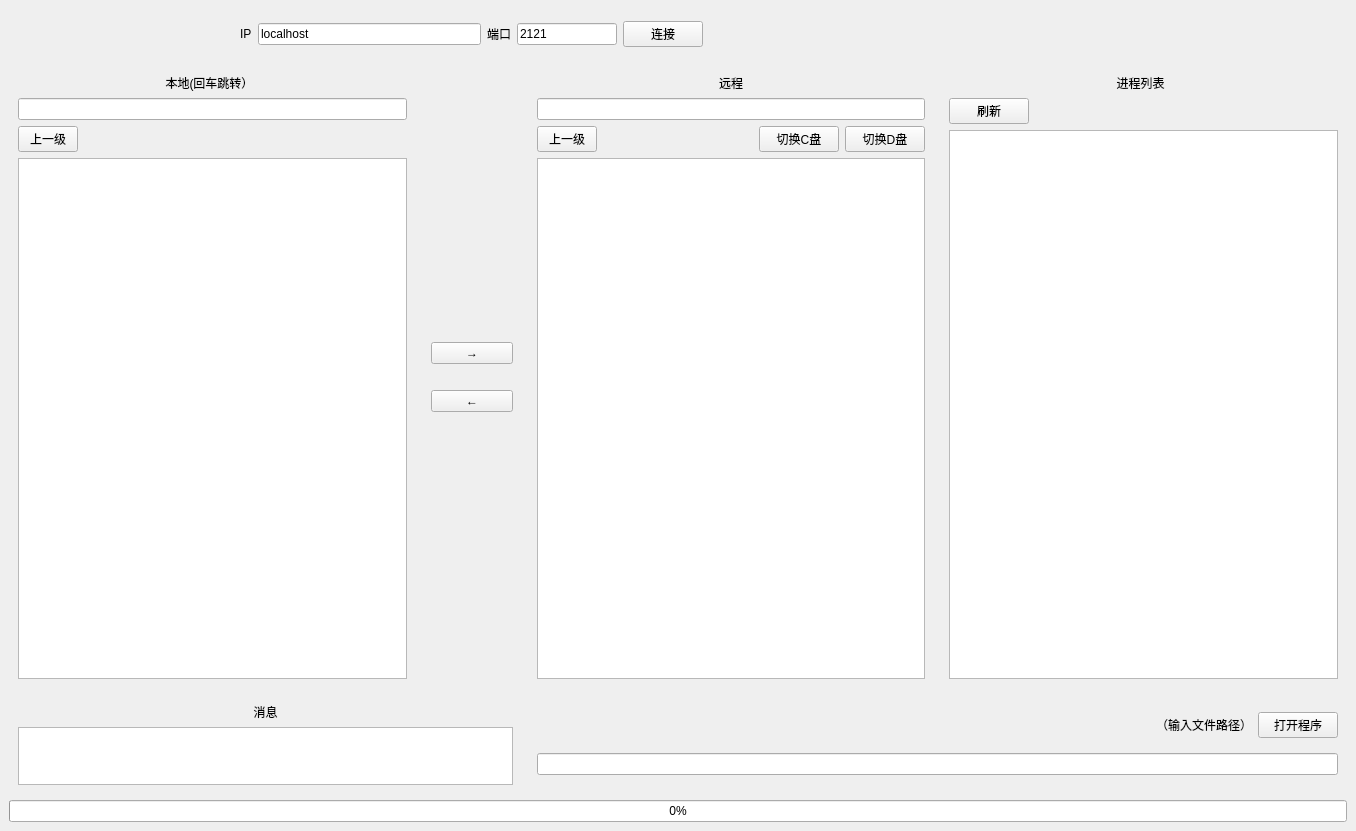
<?xml version="1.0" encoding="UTF-8"?>
<ui version="4.0">
 <class>MainWindow</class>
 <widget class="QMainWindow" name="MainWindow">
  <property name="geometry">
   <rect>
    <x>0</x>
    <y>0</y>
    <width>1356</width>
    <height>831</height>
   </rect>
  </property>
  <property name="windowTitle">
   <string>远程文件传输</string>
  </property>
  <property name="styleSheet">
   <string notr="true"/>
  </property>
  <widget class="QWidget" name="centralwidget">
   <layout class="QGridLayout" name="gridLayout">
    <item row="1" column="3">
     <widget class="QWidget" name="widget_6" native="true">
      <property name="minimumSize">
       <size>
        <width>200</width>
        <height>0</height>
       </size>
      </property>
      <layout class="QGridLayout" name="gridLayout_5">
       <item row="1" column="0">
        <widget class="QPushButton" name="button_refrush">
         <property name="text">
          <string>刷新</string>
         </property>
        </widget>
       </item>
       <item row="2" column="0" colspan="3">
        <widget class="QTableView" name="tableView_process"/>
       </item>
       <item row="1" column="1">
        <spacer name="horizontalSpacer_3">
         <property name="orientation">
          <enum>Qt::Horizontal</enum>
         </property>
         <property name="sizeHint" stdset="0">
          <size>
           <width>40</width>
           <height>20</height>
          </size>
         </property>
        </spacer>
       </item>
       <item row="0" column="0" colspan="2">
        <widget class="QLabel" name="label_5">
         <property name="maximumSize">
          <size>
           <width>16777215</width>
           <height>16777215</height>
          </size>
         </property>
         <property name="text">
          <string>进程列表</string>
         </property>
         <property name="alignment">
          <set>Qt::AlignCenter</set>
         </property>
        </widget>
       </item>
      </layout>
     </widget>
    </item>
    <item row="1" column="0">
     <widget class="QWidget" name="widget_2" native="true">
      <layout class="QGridLayout" name="gridLayout_3">
       <item row="3" column="0" colspan="3">
        <widget class="QListView" name="listView_local"/>
       </item>
       <item row="2" column="0">
        <widget class="QPushButton" name="button_local_up">
         <property name="maximumSize">
          <size>
           <width>60</width>
           <height>16777215</height>
          </size>
         </property>
         <property name="styleSheet">
          <string notr="true"/>
         </property>
         <property name="text">
          <string>上一级</string>
         </property>
        </widget>
       </item>
       <item row="1" column="0" colspan="3">
        <widget class="QLineEdit" name="local_dir"/>
       </item>
       <item row="2" column="1">
        <spacer name="horizontalSpacer">
         <property name="orientation">
          <enum>Qt::Horizontal</enum>
         </property>
         <property name="sizeHint" stdset="0">
          <size>
           <width>40</width>
           <height>20</height>
          </size>
         </property>
        </spacer>
       </item>
       <item row="0" column="0" colspan="2">
        <widget class="QLabel" name="label">
         <property name="text">
          <string>本地(回车跳转）</string>
         </property>
         <property name="alignment">
          <set>Qt::AlignCenter</set>
         </property>
        </widget>
       </item>
      </layout>
     </widget>
    </item>
    <item row="1" column="1">
     <widget class="QWidget" name="widget_3" native="true">
      <property name="minimumSize">
       <size>
        <width>100</width>
        <height>0</height>
       </size>
      </property>
      <property name="maximumSize">
       <size>
        <width>100</width>
        <height>16777215</height>
       </size>
      </property>
      <layout class="QVBoxLayout" name="verticalLayout">
       <item>
        <spacer name="verticalSpacer_2">
         <property name="orientation">
          <enum>Qt::Vertical</enum>
         </property>
         <property name="sizeHint" stdset="0">
          <size>
           <width>20</width>
           <height>40</height>
          </size>
         </property>
        </spacer>
       </item>
       <item>
        <widget class="QPushButton" name="button_right">
         <property name="text">
          <string>→</string>
         </property>
        </widget>
       </item>
       <item>
        <spacer name="verticalSpacer">
         <property name="orientation">
          <enum>Qt::Vertical</enum>
         </property>
         <property name="sizeType">
          <enum>QSizePolicy::Fixed</enum>
         </property>
         <property name="sizeHint" stdset="0">
          <size>
           <width>20</width>
           <height>20</height>
          </size>
         </property>
        </spacer>
       </item>
       <item>
        <widget class="QPushButton" name="button_left">
         <property name="text">
          <string>←</string>
         </property>
        </widget>
       </item>
       <item>
        <spacer name="verticalSpacer_3">
         <property name="orientation">
          <enum>Qt::Vertical</enum>
         </property>
         <property name="sizeHint" stdset="0">
          <size>
           <width>20</width>
           <height>40</height>
          </size>
         </property>
        </spacer>
       </item>
      </layout>
     </widget>
    </item>
    <item row="1" column="2">
     <widget class="QWidget" name="widget_4" native="true">
      <layout class="QGridLayout" name="gridLayout_2">
       <item row="3" column="0" colspan="4">
        <widget class="QListView" name="listView_server"/>
       </item>
       <item row="1" column="0" colspan="4">
        <widget class="QLineEdit" name="server_dir">
         <property name="readOnly">
          <bool>true</bool>
         </property>
        </widget>
       </item>
       <item row="2" column="2">
        <widget class="QPushButton" name="button_changeC">
         <property name="text">
          <string>切换C盘</string>
         </property>
        </widget>
       </item>
       <item row="2" column="0">
        <widget class="QPushButton" name="button_server_up">
         <property name="maximumSize">
          <size>
           <width>60</width>
           <height>16777215</height>
          </size>
         </property>
         <property name="text">
          <string>上一级</string>
         </property>
        </widget>
       </item>
       <item row="2" column="3">
        <widget class="QPushButton" name="button_changeD">
         <property name="text">
          <string>切换D盘</string>
         </property>
        </widget>
       </item>
       <item row="2" column="1">
        <spacer name="horizontalSpacer_2">
         <property name="orientation">
          <enum>Qt::Horizontal</enum>
         </property>
         <property name="sizeHint" stdset="0">
          <size>
           <width>40</width>
           <height>20</height>
          </size>
         </property>
        </spacer>
       </item>
       <item row="0" column="0" colspan="4">
        <widget class="QLabel" name="label_2">
         <property name="text">
          <string>远程</string>
         </property>
         <property name="textFormat">
          <enum>Qt::AutoText</enum>
         </property>
         <property name="alignment">
          <set>Qt::AlignCenter</set>
         </property>
        </widget>
       </item>
      </layout>
     </widget>
    </item>
    <item row="0" column="0" colspan="3">
     <widget class="QWidget" name="widget" native="true">
      <property name="minimumSize">
       <size>
        <width>0</width>
        <height>50</height>
       </size>
      </property>
      <property name="maximumSize">
       <size>
        <width>16777215</width>
        <height>50</height>
       </size>
      </property>
      <layout class="QHBoxLayout" name="horizontalLayout">
       <item>
        <spacer name="horizontalSpacer_7">
         <property name="orientation">
          <enum>Qt::Horizontal</enum>
         </property>
         <property name="sizeHint" stdset="0">
          <size>
           <width>40</width>
           <height>20</height>
          </size>
         </property>
        </spacer>
       </item>
       <item>
        <widget class="QLabel" name="label_3">
         <property name="text">
          <string>IP</string>
         </property>
        </widget>
       </item>
       <item>
        <widget class="QLineEdit" name="lineEdit_address">
         <property name="minimumSize">
          <size>
           <width>200</width>
           <height>0</height>
          </size>
         </property>
         <property name="text">
          <string>localhost</string>
         </property>
        </widget>
       </item>
       <item>
        <widget class="QLabel" name="label_4">
         <property name="text">
          <string>端口</string>
         </property>
        </widget>
       </item>
       <item>
        <widget class="QLineEdit" name="lineEdit_port">
         <property name="maximumSize">
          <size>
           <width>100</width>
           <height>16777215</height>
          </size>
         </property>
         <property name="text">
          <string>2121</string>
         </property>
        </widget>
       </item>
       <item>
        <widget class="QPushButton" name="button_connect">
         <property name="text">
          <string>连接</string>
         </property>
        </widget>
       </item>
       <item>
        <spacer name="horizontalSpacer_8">
         <property name="orientation">
          <enum>Qt::Horizontal</enum>
         </property>
         <property name="sizeHint" stdset="0">
          <size>
           <width>40</width>
           <height>20</height>
          </size>
         </property>
        </spacer>
       </item>
      </layout>
     </widget>
    </item>
    <item row="2" column="2" colspan="2">
     <widget class="QWidget" name="widget_7" native="true">
      <layout class="QGridLayout" name="gridLayout_6">
       <item row="1" column="2">
        <widget class="QPushButton" name="button_open_process">
         <property name="text">
          <string>打开程序</string>
         </property>
        </widget>
       </item>
       <item row="1" column="1">
        <widget class="QLabel" name="label_6">
         <property name="text">
          <string>（输入文件路径）</string>
         </property>
        </widget>
       </item>
       <item row="1" column="0">
        <spacer name="horizontalSpacer_11">
         <property name="orientation">
          <enum>Qt::Horizontal</enum>
         </property>
         <property name="sizeHint" stdset="0">
          <size>
           <width>40</width>
           <height>20</height>
          </size>
         </property>
        </spacer>
       </item>
       <item row="2" column="0" colspan="3">
        <widget class="QLineEdit" name="lineEdit_open_process"/>
       </item>
      </layout>
     </widget>
    </item>
    <item row="2" column="0" colspan="2">
     <widget class="QWidget" name="widget_5" native="true">
      <property name="minimumSize">
       <size>
        <width>0</width>
        <height>100</height>
       </size>
      </property>
      <property name="maximumSize">
       <size>
        <width>16777215</width>
        <height>100</height>
       </size>
      </property>
      <layout class="QGridLayout" name="gridLayout_4">
       <item row="1" column="0">
        <widget class="QTextBrowser" name="log_list">
         <property name="sizePolicy">
          <sizepolicy hsizetype="Expanding" vsizetype="Expanding">
           <horstretch>0</horstretch>
           <verstretch>0</verstretch>
          </sizepolicy>
         </property>
         <property name="minimumSize">
          <size>
           <width>0</width>
           <height>0</height>
          </size>
         </property>
        </widget>
       </item>
       <item row="0" column="0">
        <widget class="QLabel" name="label_7">
         <property name="text">
          <string>消息</string>
         </property>
         <property name="alignment">
          <set>Qt::AlignCenter</set>
         </property>
        </widget>
       </item>
      </layout>
     </widget>
    </item>
    <item row="3" column="0" colspan="4">
     <widget class="QProgressBar" name="progressBar">
      <property name="value">
       <number>0</number>
      </property>
     </widget>
    </item>
   </layout>
  </widget>
 </widget>
 <resources/>
 <connections/>
</ui>
